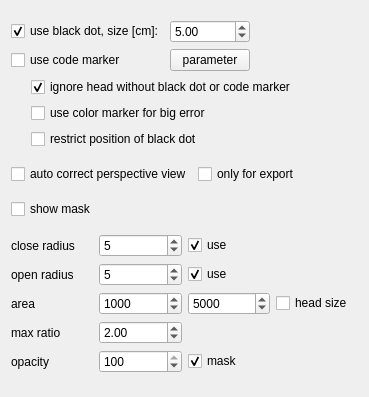
<?xml version="1.0" encoding="UTF-8"?>
<ui version="4.0">
 <class>MultiColorMarker</class>
 <widget class="QWidget" name="MultiColorMarker">
  <property name="geometry">
   <rect>
    <x>0</x>
    <y>0</y>
    <width>369</width>
    <height>397</height>
   </rect>
  </property>
  <layout class="QVBoxLayout" name="verticalLayout">
   <item>
    <layout class="QGridLayout" name="gridLayout_4">
     <item row="0" column="0">
      <layout class="QGridLayout" name="gridLayout_3">
       <item row="0" column="1">
        <widget class="QDoubleSpinBox" name="dotSize">
         <property name="minimum">
          <double>0.100000000000000</double>
         </property>
         <property name="value">
          <double>5.000000000000000</double>
         </property>
        </widget>
       </item>
       <item row="0" column="2">
        <spacer name="horizontalSpacer_2">
         <property name="orientation">
          <enum>Qt::Horizontal</enum>
         </property>
         <property name="sizeHint" stdset="0">
          <size>
           <width>40</width>
           <height>20</height>
          </size>
         </property>
        </spacer>
       </item>
       <item row="0" column="0">
        <widget class="QCheckBox" name="useDot">
         <property name="toolTip">
          <string>using black dot on top of the hat for tracking</string>
         </property>
         <property name="text">
          <string>use black dot, size [cm]:</string>
         </property>
         <property name="checked">
          <bool>true</bool>
         </property>
        </widget>
       </item>
       <item row="1" column="0">
        <widget class="QCheckBox" name="useCodeMarker">
         <property name="toolTip">
          <string>using Code Marker on top of the head for tracking</string>
         </property>
         <property name="text">
          <string>use code marker</string>
         </property>
        </widget>
       </item>
       <item row="1" column="2">
        <spacer name="horizontalSpacer_3">
         <property name="orientation">
          <enum>Qt::Horizontal</enum>
         </property>
         <property name="sizeHint" stdset="0">
          <size>
           <width>40</width>
           <height>20</height>
          </size>
         </property>
        </spacer>
       </item>
       <item row="1" column="1">
        <widget class="QPushButton" name="CodeMarkerParameter">
         <property name="text">
          <string>parameter</string>
         </property>
        </widget>
       </item>
      </layout>
     </item>
     <item row="1" column="0">
      <layout class="QGridLayout" name="gridLayout_2">
       <item row="0" column="1">
        <widget class="QCheckBox" name="ignoreWithoutDot">
         <property name="toolTip">
          <string>ignore head without black dot, if not visible / surrounded by color</string>
         </property>
         <property name="text">
          <string>ignore head without black dot or code marker</string>
         </property>
         <property name="checked">
          <bool>true</bool>
         </property>
        </widget>
       </item>
       <item row="0" column="0">
        <spacer name="horizontalSpacer">
         <property name="orientation">
          <enum>Qt::Horizontal</enum>
         </property>
         <property name="sizeType">
          <enum>QSizePolicy::Fixed</enum>
         </property>
         <property name="sizeHint" stdset="0">
          <size>
           <width>20</width>
           <height>20</height>
          </size>
         </property>
        </spacer>
       </item>
       <item row="1" column="1">
        <widget class="QCheckBox" name="useColor">
         <property name="toolTip">
          <string>use color marker while tracking for big tracking error</string>
         </property>
         <property name="text">
          <string>use color marker for big error</string>
         </property>
        </widget>
       </item>
       <item row="2" column="1">
        <widget class="QCheckBox" name="restrictPosition">
         <property name="toolTip">
          <string>restrict position of black dot on centre of head according to viewing angle</string>
         </property>
         <property name="text">
          <string>restrict position of black dot</string>
         </property>
        </widget>
       </item>
      </layout>
     </item>
    </layout>
   </item>
   <item>
    <layout class="QHBoxLayout" name="horizontalLayout">
     <item>
      <widget class="QCheckBox" name="autoCorrect">
       <property name="toolTip">
        <string>automatically correct the position of the person according to angle of view</string>
       </property>
       <property name="text">
        <string>auto correct perspective view</string>
       </property>
      </widget>
     </item>
     <item>
      <widget class="QCheckBox" name="autoCorrectOnlyExport">
       <property name="toolTip">
        <string>if auto correct is enabled only the exported real trajectories will be corrected</string>
       </property>
       <property name="text">
        <string>only for export</string>
       </property>
      </widget>
     </item>
    </layout>
   </item>
   <item>
    <layout class="QHBoxLayout" name="horizontalLayout_2">
     <item>
      <widget class="QCheckBox" name="showMask">
       <property name="toolTip">
        <string>show mask in main window</string>
       </property>
       <property name="text">
        <string>show mask</string>
       </property>
      </widget>
     </item>
    </layout>
   </item>
   <item>
    <layout class="QGridLayout" name="gridLayout">
     <item row="1" column="0">
      <widget class="QLabel" name="label">
       <property name="text">
        <string>close radius</string>
       </property>
      </widget>
     </item>
     <item row="1" column="1">
      <widget class="QSpinBox" name="closeRadius">
       <property name="keyboardTracking">
        <bool>false</bool>
       </property>
       <property name="minimum">
        <number>0</number>
       </property>
       <property name="maximum">
        <number>99</number>
       </property>
       <property name="singleStep">
        <number>1</number>
       </property>
       <property name="value">
        <number>5</number>
       </property>
      </widget>
     </item>
     <item row="2" column="0">
      <widget class="QLabel" name="label_2">
       <property name="text">
        <string>open radius</string>
       </property>
      </widget>
     </item>
     <item row="2" column="1">
      <widget class="QSpinBox" name="openRadius">
       <property name="keyboardTracking">
        <bool>false</bool>
       </property>
       <property name="minimum">
        <number>0</number>
       </property>
       <property name="maximum">
        <number>99</number>
       </property>
       <property name="singleStep">
        <number>1</number>
       </property>
       <property name="value">
        <number>5</number>
       </property>
      </widget>
     </item>
     <item row="2" column="2">
      <widget class="QCheckBox" name="useOpen">
       <property name="text">
        <string>use</string>
       </property>
       <property name="checked">
        <bool>true</bool>
       </property>
      </widget>
     </item>
     <item row="3" column="0">
      <widget class="QLabel" name="label_3">
       <property name="text">
        <string>area</string>
       </property>
      </widget>
     </item>
     <item row="3" column="1">
      <widget class="QSpinBox" name="minArea">
       <property name="keyboardTracking">
        <bool>false</bool>
       </property>
       <property name="minimum">
        <number>1</number>
       </property>
       <property name="maximum">
        <number>100000</number>
       </property>
       <property name="singleStep">
        <number>100</number>
       </property>
       <property name="value">
        <number>1000</number>
       </property>
      </widget>
     </item>
     <item row="4" column="0">
      <widget class="QLabel" name="label_4">
       <property name="text">
        <string>max ratio</string>
       </property>
      </widget>
     </item>
     <item row="8" column="0">
      <widget class="QLabel" name="label_5">
       <property name="text">
        <string>opacity</string>
       </property>
      </widget>
     </item>
     <item row="8" column="1">
      <widget class="QSpinBox" name="opacity">
       <property name="maximum">
        <number>100</number>
       </property>
       <property name="value">
        <number>100</number>
       </property>
      </widget>
     </item>
     <item row="8" column="2">
      <widget class="QCheckBox" name="maskMask">
       <property name="text">
        <string>mask</string>
       </property>
       <property name="checked">
        <bool>true</bool>
       </property>
      </widget>
     </item>
     <item row="4" column="1">
      <widget class="QDoubleSpinBox" name="maxRatio">
       <property name="minimum">
        <double>1.000000000000000</double>
       </property>
       <property name="value">
        <double>2.000000000000000</double>
       </property>
      </widget>
     </item>
     <item row="1" column="2">
      <widget class="QCheckBox" name="useClose">
       <property name="text">
        <string>use</string>
       </property>
       <property name="checked">
        <bool>true</bool>
       </property>
      </widget>
     </item>
     <item row="3" column="2">
      <widget class="QSpinBox" name="maxArea">
       <property name="minimum">
        <number>1</number>
       </property>
       <property name="maximum">
        <number>100000</number>
       </property>
       <property name="singleStep">
        <number>100</number>
       </property>
       <property name="value">
        <number>5000</number>
       </property>
      </widget>
     </item>
     <item row="3" column="3">
      <widget class="QCheckBox" name="useHeadSize">
       <property name="text">
        <string>head size</string>
       </property>
      </widget>
     </item>
    </layout>
   </item>
  </layout>
 </widget>
 <resources/>
 <connections/>
</ui>
